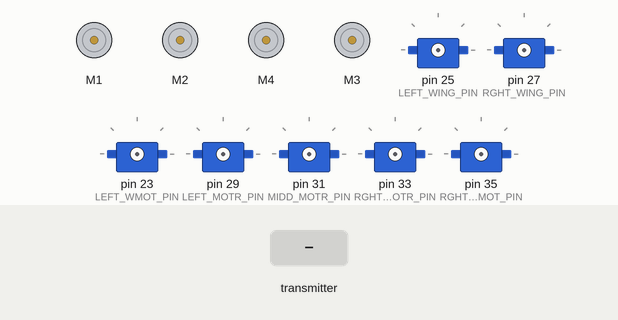
Bench run of a sketch on a simulated Arduino Mega 2560, built with avr-gcc and run on an emulated ATmega2560. Shown: 4 × DC motor (green arrow = forward, orange = backward, longer = faster), 7 × servo. The test bench sets the inputs (shaded band). No radio packets arrive unless stated; what the sketch prints to the serial monitor is not drawn.

Above: at 1.2 s.
1.3 s: the transmitter starts sending j1PotX = -100
At 2.0 s:
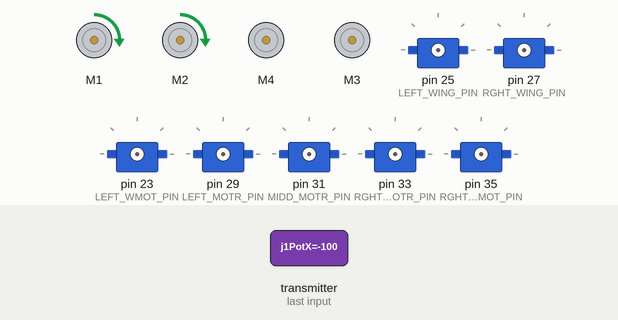
2.8 s: the transmitter starts sending j1PotY = -100
At 4.0 s:
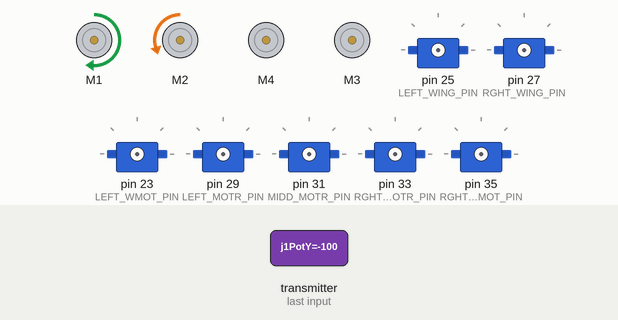
4.3 s: the transmitter starts sending j2PotX = -100
At 5.4 s:
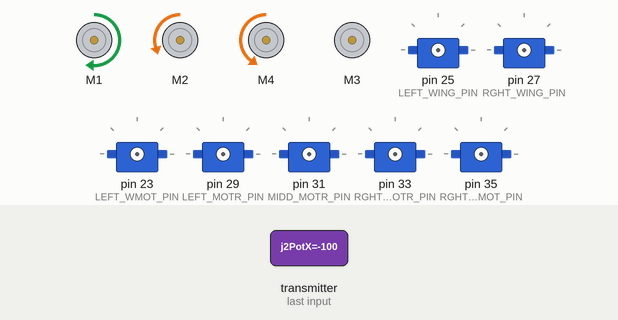
5.8 s: the transmitter starts sending j2PotY = -100
At 6.6 s:
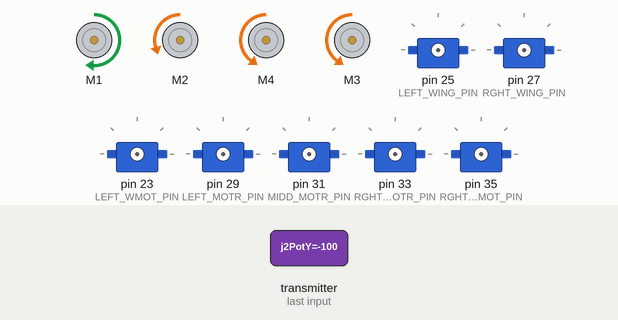
7.3 s: the transmitter starts sending button1 = 1
8.8 s: the transmitter starts sending j1PotX = 0
At 12.0 s:
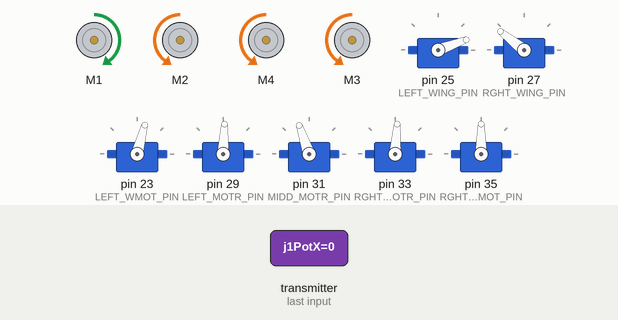
Timing chart, 0 to 12.8 s (numbered marks = the images above; inputs shaded):
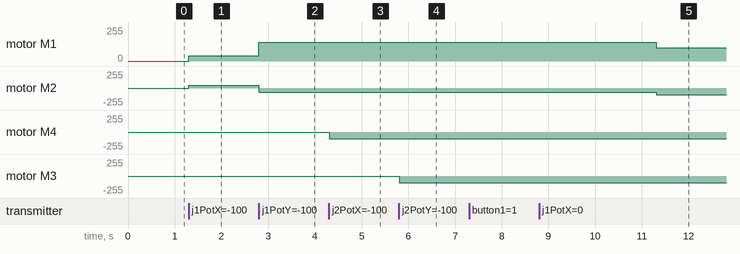

The sketch:

sparky.ino
```cpp
#include "NEET_RF24.h"
#include <Adafruit_MotorShield.h>
#include <DRV8835MotorShield.h>
#include <Servo.h>
#include <Wire.h>

// RADIO //
#define CHANNEL 55
#define JOYSTICK_DEADZONE 5
#define NRF_CE 38
#define NRF_CSN 39

// SERVOS //
#define LEFT_WING_PIN 25
#define RGHT_WING_PIN 27
#define LEFT_MOTR_PIN 29
#define MIDD_MOTR_PIN 31
#define RGHT_MOTR_PIN 33
#define LEFT_WMOT_PIN 23
#define RGHT_WMOT_PIN 35


// DC MOTORS //
Adafruit_MotorShield AFMS = Adafruit_MotorShield();
Adafruit_DCMotor* motor_scoopy = AFMS.getMotor(3);
Adafruit_DCMotor* motor_plat   = AFMS.getMotor(4);
Adafruit_DCMotor* motor_left = AFMS.getMotor(1);
Adafruit_DCMotor* motor_right = AFMS.getMotor(2);
DRV8835MotorShield motors = DRV8835MotorShield(48,46,44,42); // M1->left, M2->right

// RADIO //
ControlInput input; // holds values from controller
NEET_RF24 radio(NRF_CE, NRF_CSN, CHANNEL);

// SERVOS //
// deployed
const int left_d = 129;
const int midd_d = 155;
const int rght_d = 140;
const int wlft_d = 150;
const int wrgt_d = 180;
const int lftw_d = 134;
const int rgtw_d = 34;

// folded
const int left_f = 87;
const int midd_f = 109;
const int rght_f = 86;
const int wlft_f = 75;
const int wrgt_f = 90;
const int lftw_f = 20;
const int rgtw_f = 142;

// motors
Servo left_wing;
Servo rght_wing;
Servo wing_left;
Servo left;
Servo midd;
Servo rght;
Servo wing_rght;


void deployMCM() {
    // make sure horns are folded
    wing_left.write(wlft_f);
    left.write(left_f);
    midd.write(midd_f);
    rght.write(rght_f);
    wing_rght.write(wrgt_f);

    // deploy wings
    left_wing.write(lftw_d);
    rght_wing.write(rgtw_d);
}

void drive(int left, int right) {
    drive(motor_left, -left);
    drive(motor_right, right);
}

void drive(Adafruit_DCMotor* motor, int speed) {
    motor->setSpeed(abs(speed));
    if (speed < 0) motor->run(BACKWARD);
    else if (speed > 0) motor->run(FORWARD);
    else motor->fullOff();
}

void pushButtons(int buttons[5]) {
    left_wing.attach(LEFT_WING_PIN);
    rght_wing.attach(RGHT_WING_PIN);
    wing_left.attach(LEFT_WMOT_PIN);
    left.attach(LEFT_MOTR_PIN);
    midd.attach(MIDD_MOTR_PIN);
    rght.attach(RGHT_MOTR_PIN);
    wing_rght.attach(RGHT_WMOT_PIN);
    // for each button in the sequence, deploy the corresponding servo
    //    and fold it back up
    for (int button = 0; button < 5; button++)
    {
        Servo servo;
        int deployed;
        int folded;
        if (buttons[button] == 1)
        {
            servo = wing_left;
            deployed = wlft_d;
            folded = wlft_f;
        }
        else if (buttons[button] == 2)
        {
            servo = left;
            deployed = left_d;
            folded = left_f;
        }
        else if (buttons[button] == 3)
        {
            servo = midd;
            deployed = midd_d;
            folded = midd_f;
        }
        else if (buttons[button] == 4)
        {
            servo = rght;
            deployed = rght_d;
            folded = rght_f;
        }
        else if (buttons[button] == 5)
        {
            servo = wing_rght;
            deployed = wrgt_d;
            folded = wrgt_f;
        }

        servo.write(deployed);
        delay(500);
        servo.write(folded);
        delay(300);
  }
  left_wing.detach();
  rght_wing.detach();
  wing_left.detach();
  left.detach();
  midd.detach();
  rght.detach();
  wing_rght.detach();
}

void retractMCM() {
    // fold wings back up
    left_wing.write(lftw_f);
    rght_wing.write(rgtw_f);

    // fold horns back up
    wing_left.write(wlft_f);
    left.write(left_f);
    midd.write(midd_f);
    rght.write(rght_f);
    wing_rght.write(wrgt_f);
}


void setup() {


    Serial.begin(9600);

    AFMS.begin();
    if (!radio.begin()){
        Serial.println("Radio not started");
    } else {
        Serial.println("Radio started");
    }
}

void loop() {
    if (radio.rxUpdate()){
        input = radio.rxGetInput();
        int left, right = 0;

        // Don't process unless the joysticks are more than 5 away from center
        if (abs(input.j1PotY) > JOYSTICK_DEADZONE){
            left = input.j1PotY;
        }
        if (abs(input.j1PotX) > JOYSTICK_DEADZONE){
            right = input.j1PotX;
        }
        // Arcade drive
        drive(left + right * 0.4, left - right * 0.4);

        if (abs(input.j2PotX) > JOYSTICK_DEADZONE){
            drive(motor_plat, input.j2PotX);
        }
        if (abs(input.j2PotY) > JOYSTICK_DEADZONE){
            drive(motor_scoopy, input.j2PotY);
        }

        if (input.button1) {
            int buttons[] = {1, 2, 3, 4, 5};
            pushButtons(buttons);
        }

/*         if (input.button3) drive(motor_spinny, 255);
        else if (input.button4) drive(motor_spinny, -255);
        else drive(motor_spinny,0); */

        if (!input.tSwitch) retractMCM();
        else if (input.tSwitch) deployMCM();


    } else {
        // Halt the robot because we've lost connection
        drive(0,0);
        drive(motor_plat, 0);
        drive(motor_scoopy, 0);
        //drive(motor_spinny, 0);
    }
}
```

NEET_RF24.cpp
```cpp
#include "NEET_RF24.h"

/**
*   Constructor for the NEET specific RF24 library with helper functions
*
*   @param ce_pin  chip enable pin used
*   @param csn_pin chip select pin used
*   @param channel Channel to transmit on, must match between transmitter and receiver pair
*   @param isTransmit true if this is a transmitter
**/
NEET_RF24::NEET_RF24(uint8_t ce_pin, uint8_t csn_pin, uint8_t channel, bool is_transmit){
  _radio = RF24(ce_pin, csn_pin);
  _is_transmit = is_transmit;
  _channel = channel;

  _rx_cur_input = ControlInput();
  _rx_last_packet_time = 0;
  _rx_has_ack_payload = false;
  _rx_telem_length = 0;
  _rx_telem_idx = 0;
  _rx_last_restart_time = 0;
  _rx_telem_payload = Telemetry();

  _tx_telem_idx = 0;
  _tx_has_telem = false;
  _tx_telem_length = 0;
  _tx_telem_payload = Telemetry();
}

/**
*   Initializes radio and configures it to operate in its give role (either transmitter or receiver)
*
*   @returns true if radio is successfully initalized
**/
bool NEET_RF24::begin(){
  _rx_last_restart_time = millis();
  bool success = _radio.begin();
  if (!success) {
    return false;
  }

  // Allows dynamic ack payloads for telemetry
  _radio.enableDynamicPayloads();
  _radio.enableAckPayload();
  _radio.setChannel(_channel);
  _radio.setDataRate(DATA_RATE);

  // Sets up correct reading and writing pipes depending on role
  _radio.openWritingPipe(_address[_is_transmit]);
  _radio.openReadingPipe(1, _address[!_is_transmit]);

  _radio.setPALevel(RADIO_POWER_LVL);

  if (!_is_transmit){
    _radio.startListening();
  } else {
    _radio.stopListening();
  }

  return success;
}

/**
*   Checks the radio for incoming messages and updates timeouts
*   Used only for receivers
*
*   @returns true if the current input is sent within RECEIVER_TIMEOUT_MSEC
**/
bool NEET_RF24::rxUpdate(){
  uint8_t pipe;
  if (_radio.available(&pipe)) {

    _radio.read(&_rx_cur_input, sizeof(_rx_cur_input));

    uint8_t bytes = _radio.getDynamicPayloadSize();
    if (bytes != sizeof(_rx_cur_input)){
      // Something is wrong, maybe packet corrupted?
      return false;
    }

    _rx_last_packet_time = millis();

    if (_rx_has_ack_payload){
      // Assemble payload
      uint8_t end_idx = min(_rx_telem_length, _rx_telem_idx + sizeof(_rx_telem_payload.msg));
      uint8_t msg_len = end_idx - _rx_telem_idx;
      strncpy(_rx_telem_payload.msg, _rx_telem + _rx_telem_idx, msg_len);
      _rx_telem_payload.length = msg_len;
      _rx_telem_payload.eol = end_idx == _rx_telem_length;

      _rx_telem_idx += msg_len;
      _rx_has_ack_payload = !_rx_telem_payload.eol;

      // Send to radio
      _radio.writeAckPayload(1, &_rx_telem_payload, sizeof(_rx_telem_payload));
    }
    return true;
  }
  bool timeout = millis() - _rx_last_packet_time > RECEIVER_TIMEOUT_MSEC;

  if (timeout && (millis() - _rx_last_restart_time > RECEIVER_RESTART_MSEC)){
    // Serial.println("Failure detected... restarting");
    begin();
    return false;
  }

  return !timeout;
}

/**
*   Gets the most recent values from the controller, need to call rxUpdate() to fetch
*
*   @returns most recent ControlInput value
**/
ControlInput NEET_RF24::rxGetInput(){
  return _rx_cur_input;
}

/**
*   Populates the telemetry string to be sent using ack payloads
*
*   @param s String telemetry, should be under MAX_TELEM_STRING_LEN
*   @param override bool, if true it will start sending regardless of if rx_has_ack_payload
*   @returns true if s is within length limit and radio is not already sending a telemetry msg
**/
bool NEET_RF24::rxSendTelemetry(String s, bool override){
  if (_rx_has_ack_payload && !override){
    return false;
  }
  if (s.length() > MAX_TELEM_STRING_LEN){
    s = "Telemetry message too long!";
  }
  s += '\n';
  // Populate internal telemetry buffer
  _rx_telem_length = s.length() + 1; // Add 1 to include null terminator
  s.toCharArray(_rx_telem, sizeof(_rx_telem)); // Copy content to _rx_telem

  _rx_telem_idx = 0;
  _rx_has_ack_payload = true; // Set flag to start transmitting via ack payload

  rxUpdate();

  return true;
}


/**
*   Sends a transmission with given ControlInput
*
*   @param in ControlInput object to send
*   @returns true if the transmission was successful
**/
bool NEET_RF24::txSendControlInput(ControlInput in){
  bool success = _radio.write(&in, sizeof(in));

  if (!success){
    return success;
  }

  uint8_t pipe;
  // If there's a ack payload attached
  if (_radio.available(&pipe)){
    _radio.read(&_tx_telem_payload, sizeof(_tx_telem_payload));

    if (_tx_has_telem || _tx_telem_idx + _tx_telem_payload.length > sizeof(_tx_telem)){
      // Something is wrong, missed a eol or currently already has telem ready
      // Reset by starting over
      _tx_telem_idx = 0;
    }

    // Copy message content to buffer
    strncpy(_tx_telem + _tx_telem_idx, _tx_telem_payload.msg, _tx_telem_payload.length);
    _tx_telem_idx += _tx_telem_payload.length;
    _tx_has_telem = _tx_telem_payload.eol;

    // Populate _tx_telem_length for reading
    if (_tx_has_telem) {
      _tx_telem_length = _tx_telem_idx;
      _tx_telem_idx = 0;
    }
  } else {    // If it's a regular ack packet, handles loss of eol packet
    if (_tx_telem_idx != 0) {
      _tx_has_telem = true;
      _tx_telem_length = _tx_telem_idx;
      _tx_telem_idx = 0;
    }
  }
  return success;
}

/**
*   Puts telemetry into the buffer given if there is a new complete telemetry message
*
*   @param buf pointer to a character buffer with a large size
*   @returns number of characters in the telemetry message, 0 if no message
**/
uint8_t NEET_RF24::txGetTelemetry(char* buf){
  if (_tx_has_telem){
    strncpy(buf, _tx_telem, _tx_telem_length);
    uint8_t ret_len = _tx_telem_length;
    _tx_telem_length = 0;
    _tx_has_telem = false;

    return ret_len;
  }

  return 0;
}

/**
*   Sets the channel if this is a transmitter
*
*   @param channel Channel as a uint8_t
**/
void NEET_RF24::txSetChannel(uint8_t channel){
  if (_is_transmit){
    _channel = channel;
    _radio.setChannel(_channel);
  }
}
```

NEET_RF24.h
```cpp
#pragma once

#include <Arduino.h>
#include <SPI.h>
#include <nRF24L01.h>
#include <RF24.h>

#define RECEIVER_TIMEOUT_MSEC 100         // msecs without a new packet before receiver enters failsafe
#define RECEIVER_RESTART_MSEC 200
#define CONTROLLER_RATE_HZ 100             // Rate to send control inputs in Hz
#define DATA_RATE RF24_1MBPS              // Data rate of the module, lower means longer time but more reliability
#define RADIO_POWER_LVL RF24_PA_HIGH   // Power level of the receiver on board
#define MAX_TELEM_STRING_LEN 63           // Length of message not including null terminator

struct ControlInput {
  int8_t j1PotX;
  int8_t j1PotY;
  bool j1Button;
  int8_t j2PotX;
  int8_t j2PotY;
  bool j2Button;
  int8_t pot;
  bool tSwitch;
  bool button1;
  bool button2;
  bool button3;
  bool button4;
};

struct Telemetry {
  char msg[30];
  uint8_t length;
  bool eol;
};

class NEET_RF24{

  public:
    NEET_RF24(uint8_t ce_pin, uint8_t csn_pin, uint8_t channel, bool is_transmit = false);
    bool begin();

    bool rxUpdate();
    ControlInput rxGetInput();
    bool rxSendTelemetry(String s, bool override = false);

    void txSetChannel(uint8_t channel);
    bool txSendControlInput(ControlInput in);
    uint8_t txGetTelemetry(char* buf);

  private:
    RF24 _radio;
    bool _is_transmit;
    int _ce_pin;
    int _csn_pin;
    uint8_t _channel;
    uint8_t _address[2][6] = {"1Node", "2Node"};

    ControlInput _rx_cur_input;
    unsigned long _rx_last_packet_time;
    bool _rx_has_ack_payload;
    char _rx_telem[MAX_TELEM_STRING_LEN+1] = "";
    uint8_t _rx_telem_length;
    uint8_t _rx_telem_idx;
    unsigned long _rx_last_restart_time;
    Telemetry _rx_telem_payload;

    char _tx_telem[MAX_TELEM_STRING_LEN+1] = "";
    uint8_t _tx_telem_idx;
    uint8_t _tx_telem_length;
    bool _tx_has_telem;
    Telemetry _tx_telem_payload;
};
```

Measured:
- after the input at 1.3 s, motor M1, motor M2: stopped → forward 40/255 at once
- after the input at 2.8 s, motor M1: forward 40/255 → forward 140/255 at once; motor M2: forward 40/255 → backward 60/255 at once
- after the input at 4.3 s, motor M4: stopped → backward 100/255 at once
- after the input at 5.8 s, motor M3: stopped → backward 100/255 at once
- after the input at 8.8 s, motor M1: forward 140/255 → forward 100/255 after 2.5 s; motor M2: backward 60/255 → backward 100/255 after 2.5 s
